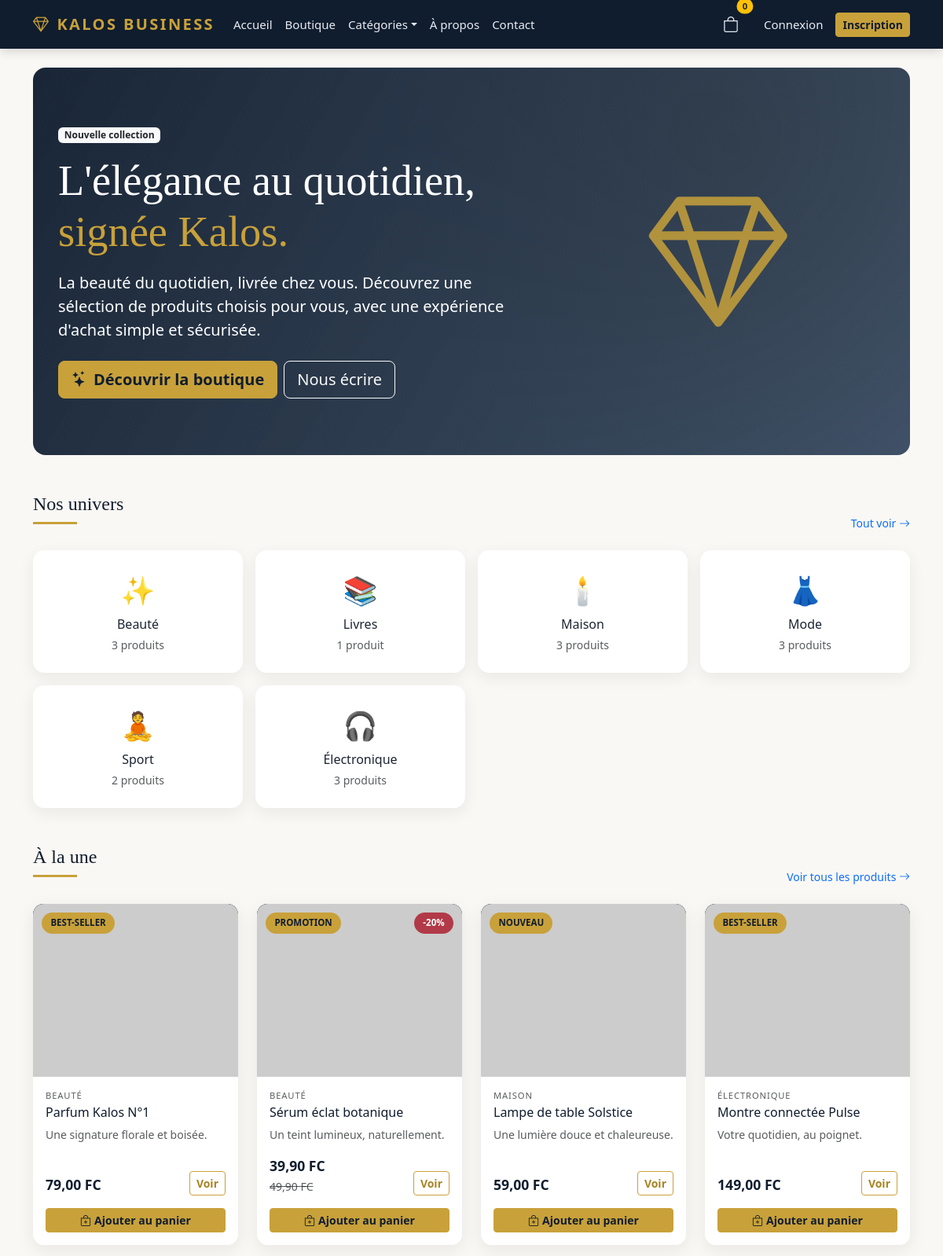
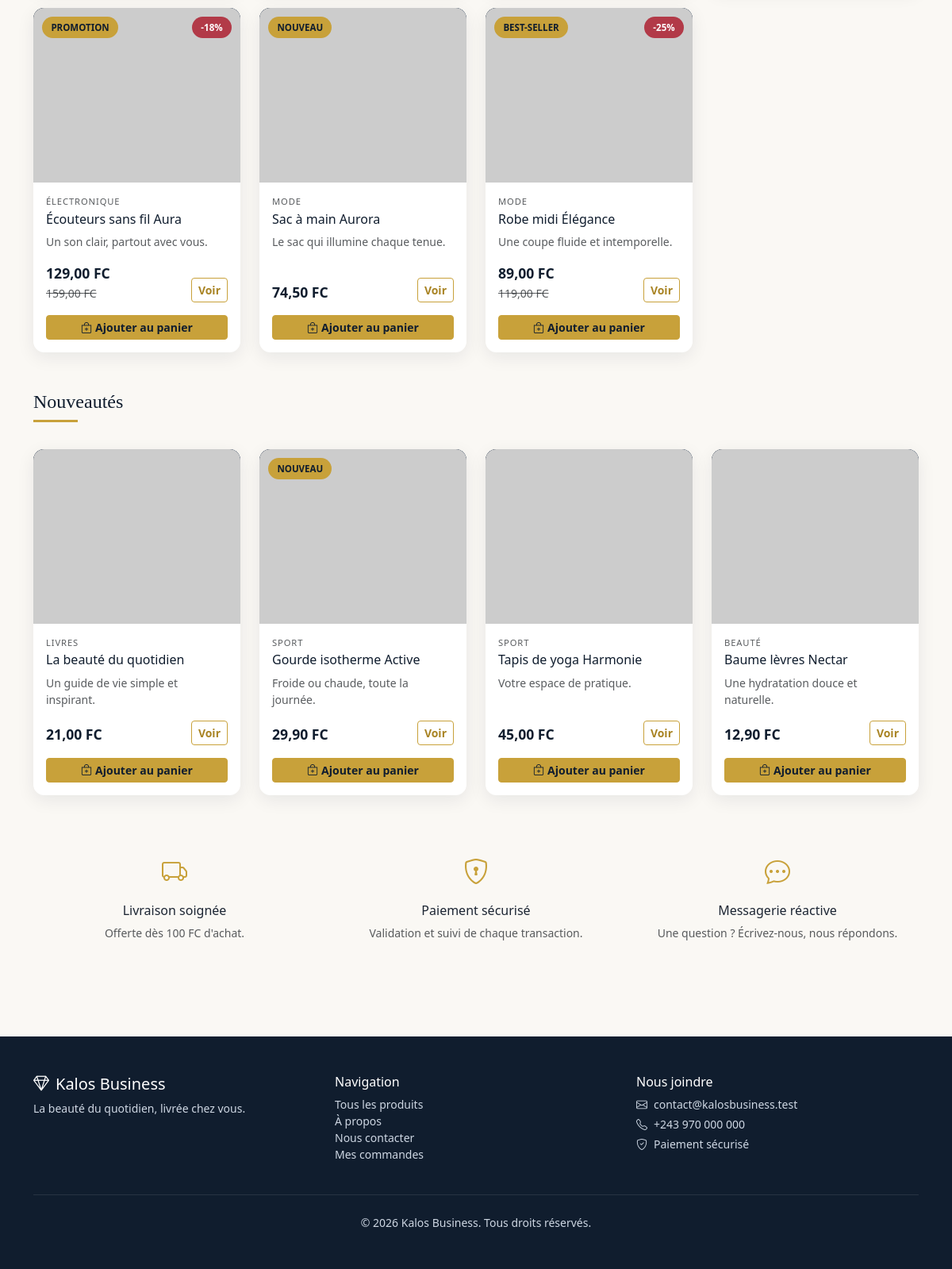
The page / on the database its author committed (2 pictures, top to bottom).
### boutique/models.py (models this page shows, shortened)
class Setting(models.Model):
    key = models.CharField(max_length=64, unique=True)
    value = models.TextField(blank=True)
    updated_at = models.DateTimeField('Modifiée le', auto_now=True)
    class Meta:
        verbose_name = 'Paramètre'
        verbose_name_plural = 'Paramètres'

class Category(models.Model):
    name = models.CharField('Nom', max_length=120, unique=True)
    slug = models.SlugField('Slug', max_length=140, unique=True, blank=True)
    description = models.TextField('Description', blank=True)
    icon = models.CharField('Icône', max_length=32, default='✨', help_text='Emoji affiché sur la carte catégorie.')
    is_active = models.BooleanField('Active', default=True)
    created_at = models.DateTimeField('Créée le', auto_now_add=True)
    class Meta:
        verbose_name = 'Catégorie'
        verbose_name_plural = 'Catégories'
        ordering = ['name']
    @property
    def product_count(self):
        return self.products.filter(is_active=True).count()

class Product(models.Model):
    BADGE_CHOICES = [
        ('', 'Aucun'),
        ('new', 'Nouveau'),
        ('sale', 'Promotion'),
        ('hit', 'Best-seller'),
    ]
    category = models.ForeignKey(
        Category, verbose_name='Catégorie', on_delete=models.PROTECT, related_name='products'
    )
    name = models.CharField('Nom', max_length=180)
    slug = models.SlugField('Slug', max_length=200, unique=True, blank=True)
    short_description = models.CharField('Description courte', max_length=255, blank=True)
    description = models.TextField('Description détaillée', blank=True)
    price = models.DecimalField(
        'Prix', max_digits=10, decimal_places=2, validators=[MinValueValidator(Decimal('0.01'))]
    )
    old_price = models.DecimalField(
        'Ancien prix', max_digits=10, decimal_places=2, null=True, blank=True
    )
    stock = models.PositiveIntegerField('Stock', default=0)
    image_url = models.URLField('URL de l’image', max_length=500, blank=True)
    badge = models.CharField('Badge', max_length=10, choices=BADGE_CHOICES, blank=True)
    is_active = models.BooleanField('Visible', default=True)
    is_featured = models.BooleanField('À la une', default=False)
    created_at = models.DateTimeField('Créé le', auto_now_add=True)
    updated_at = models.DateTimeField('Modifié le', auto_now=True)
    class Meta:
        verbose_name = 'Produit'
        verbose_name_plural = 'Produits'
        ordering = ['-created_at']
        indexes = [models.Index(fields=['is_active', 'is_featured'])]
    def get_absolute_url(self):
        return reverse('product_detail', args=[self.slug])
    @property
    def in_stock(self):
        return self.stock > 0
    @property
    def discount_percent(self):
        if self.old_price and self.old_price > self.price:
            return int(((self.old_price - self.price) / self.old_price) * 100)
        return 0

### boutique/views.py (the view)
# urls.py: path('', views.home, name='home'),
def home(request):
    featured = Product.objects.filter(is_active=True, is_featured=True).select_related('category')[:8]
    latest = Product.objects.filter(is_active=True).exclude(is_featured=True).select_related('category')[:4]
    categories = Category.objects.filter(is_active=True)
    return render(
        request,
        'boutique/home.html',
        {'featured': featured, 'latest': latest, 'categories': categories},
    )

### boutique/templates/boutique/home.html (shortened to what this page needs)
{% extends 'boutique/base.html' %}
{% block content %}
<div class="container">
  <section class="hero-kalos mb-5">
    <div class="row align-items-center">
      <div class="col-lg-7">
        <span class="badge bg-light text-dark mb-3">Nouvelle collection</span>
        <h1 class="mb-3">L'élégance au quotidien, <span class="accent">signée Kalos.</span></h1>
        <p class="lead mb-4">{{ kalos_tagline }} Découvrez une sélection de produits choisis pour vous, avec une expérience d'achat simple et sécurisée.</p>
        <div class="d-flex flex-wrap gap-2">
          <a href="{% url 'catalog' %}" class="btn btn-kalos btn-lg"><i class="bi bi-stars me-2"></i>Découvrir la boutique</a>
          <a href="{% url 'contact' %}" class="btn btn-outline-light btn-lg">Nous écrire</a>
        </div>
      </div>
      <div class="col-lg-5 d-none d-lg-block text-center">
        <div style="font-size:11rem; line-height:1; color:#c8a13a; opacity:.85;"><i class="bi bi-gem"></i></div>
      </div>
    </div>
  </section>
  <section class="mb-5">
    <div class="d-flex justify-content-between align-items-end mb-4">
      <h2 class="section-title h4 mb-0">Nos univers</h2>
      <a href="{% url 'catalog' %}" class="text-decoration-none small">Tout voir <i class="bi bi-arrow-right"></i></a>
    </div>
    <div class="row g-3">
      {% for category in categories %}
        <div class="col-6 col-md-4 col-lg-3">
          <a class="category-card d-block text-center p-4 h-100" href="{% url 'catalog' %}?categorie={{ category.slug }}">
            <div class="category-icon mb-2">{{ category.icon }}</div>
            <h6 class="mb-1">{{ category.name }}</h6>
            <small class="text-muted">{{ category.product_count }} produit{{ category.product_count|pluralize }}</small>
          </a>
        </div>
      {% empty %}
        <div class="col-12"><p class="text-muted">Aucune catégorie pour le moment.</p></div>
      {% endfor %}
    </div>
  </section>
  {% if featured %}
  <section class="mb-5">
    <div class="d-flex justify-content-between align-items-end mb-4">
      <h2 class="section-title h4 mb-0">À la une</h2>
      <a href="{% url 'catalog' %}" class="text-decoration-none small">Voir tous les produits <i class="bi bi-arrow-right"></i></a>
    </div>
    <div class="row g-4">
      {% for product in featured %}
        <div class="col-6 col-md-4 col-lg-3">{% include 'boutique/_product_card.html' %}</div>
      {% endfor %}
    </div>
  </section>
  {% endif %}
  {% if latest %}
  <section class="mb-5">
    <h2 class="section-title h4 mb-4">Nouveautés</h2>
    <div class="row g-4">
      {% for product in latest %}
        <div class="col-6 col-md-4 col-lg-3">{% include 'boutique/_product_card.html' %}</div>
      {% endfor %}
    </div>
  </section>
  {% endif %}
  <section class="row g-4 mb-4">
    <div class="col-md-4 text-center p-4">
      <i class="bi bi-truck fs-2" style="color:#c8a13a;"></i>
      <h6 class="mt-3">Livraison soignée</h6>
      <p class="small text-muted mb-0">Offerte dès 100 {{ kalos_currency }} d'achat.</p>
    </div>
    <div class="col-md-4 text-center p-4">
      <i class="bi bi-shield-lock fs-2" style="color:#c8a13a;"></i>
      <h6 class="mt-3">Paiement sécurisé</h6>
      <p class="small text-muted mb-0">Validation et suivi de chaque transaction.</p>
    </div>
    <div class="col-md-4 text-center p-4">
      <i class="bi bi-chat-dots fs-2" style="color:#c8a13a;"></i>
      <h6 class="mt-3">Messagerie réactive</h6>
      <p class="small text-muted mb-0">Une question ? Écrivez-nous, nous répondons.</p>
    </div>
  </section>
</div>
{% endblock %}

### boutique/templates/boutique/base.html (shortened to what this page needs)
{% load static %}
<!doctype html>
<html lang="fr">
<head>
  <link href="https://cdn.jsdelivr.net/npm/bootstrap@5.3.3/dist/css/bootstrap.min.css" rel="stylesheet">
  <link href="https://cdn.jsdelivr.net/npm/bootstrap-icons@1.11.3/font/bootstrap-icons.min.css" rel="stylesheet">
  <link rel="stylesheet" href="{% static 'kalos.css' %}">
</head>
<body>
<nav class="navbar navbar-expand-lg kalos-navbar sticky-top">
  <div class="container">
    <a class="navbar-brand" href="{% url 'home' %}"><i class="bi bi-gem me-2"></i>{{ kalos_name }}</a>
    <div class="collapse navbar-collapse" id="kalosNav">
      <ul class="navbar-nav me-auto mb-2 mb-lg-0">
        <li class="nav-item"><a class="nav-link" href="{% url 'home' %}">Accueil</a></li>
        <li class="nav-item"><a class="nav-link" href="{% url 'catalog' %}">Boutique</a></li>
        {% if nav_categories %}
          <li class="nav-item dropdown">
            <a class="nav-link dropdown-toggle" href="#" role="button" data-bs-toggle="dropdown">Catégories</a>
          </li>
        {% endif %}
        <li class="nav-item"><a class="nav-link" href="{% url 'about' %}">À propos</a></li>
        <li class="nav-item"><a class="nav-link" href="{% url 'contact' %}">Contact</a></li>
      </ul>
      <ul class="navbar-nav ms-auto align-items-lg-center">
        <li class="nav-item me-lg-3">
          <a class="nav-link position-relative" href="{% url 'cart' %}">
            <i class="bi bi-bag fs-5"></i>
            <span class="position-absolute top-0 start-100 translate-middle badge rounded-pill bg-warning text-dark">
              {{ cart.count|default:0 }}
            </span>
          </a>
        </li>
        {% if user.is_authenticated %}
          {% if user.is_staff %}
            <li class="nav-item me-lg-2">
              <a class="nav-link text-warning fw-semibold" href="{% url 'dashboard' %}">
                <i class="bi bi-speedometer2 me-1"></i>Administration
              </a>
            </li>
          {% endif %}
          <li class="nav-item dropdown">
            <a class="nav-link dropdown-toggle" href="#" role="button" data-bs-toggle="dropdown">
              <i class="bi bi-person-circle me-1"></i>{{ user.username }}
              {% if user.is_staff %}<span class="badge bg-warning text-dark ms-1">Admin</span>{% endif %}
            </a>
            <ul class="dropdown-menu dropdown-menu-dark dropdown-menu-lg-end">
              {% if user.is_staff %}
                <li><a class="dropdown-item" href="{% url 'dashboard' %}"><i class="bi bi-speedometer2 me-2"></i>Tableau de bord</a></li>
                <li><a class="dropdown-item" href="/admin/"><i class="bi bi-gear me-2"></i>Interface Django (superuser)</a></li>
                <li><hr class="dropdown-divider"></li>
              {% endif %}
              <li><a class="dropdown-item" href="{% url 'my_orders' %}"><i class="bi bi-box-seam me-2"></i>Mes commandes</a></li>
              <li><a class="dropdown-item" href="{% url 'contact' %}"><i class="bi bi-envelope me-2"></i>Messagerie</a></li>
              <li><hr class="dropdown-divider"></li>
              <li>
                <form method="post" action="{% url 'logout' %}">
                  {% csrf_token %}
                  <button type="submit" class="dropdown-item"><i class="bi bi-box-arrow-right me-2"></i>Déconnexion</button>
                </form>
              </li>
            </ul>
          </li>
        {% else %}
          <li class="nav-item"><a class="nav-link" href="{% url 'login' %}">Connexion</a></li>
          <li class="nav-item"><a class="btn btn-kalos btn-sm ms-lg-2" href="{% url 'register' %}">Inscription</a></li>
        {% endif %}
      </ul>
    </div>
  </div>
</nav>
<main class="py-4">
  {% block content %}{% endblock %}
</main>
<footer class="kalos-footer mt-5 py-5">
  <div class="container">
    <div class="row gy-4">
      <div class="col-md-4">
        <h5 class="text-white"><i class="bi bi-gem me-2"></i>{{ kalos_name }}</h5>
        <p class="small">{{ kalos_tagline }}</p>
      </div>
      <div class="col-md-4">
        <h6 class="text-white">Navigation</h6>
        <ul class="list-unstyled small">
          <li><a href="{% url 'catalog' %}">Tous les produits</a></li>
          <li><a href="{% url 'about' %}">À propos</a></li>
          <li><a href="{% url 'contact' %}">Nous contacter</a></li>
          <li><a href="{% url 'my_orders' %}">Mes commandes</a></li>
        </ul>
      </div>
      <div class="col-md-4">
        <h6 class="text-white">Nous joindre</h6>
        <p class="small mb-1"><i class="bi bi-envelope me-2"></i>{{ kalos_contact_email }}</p>
        <p class="small mb-1"><i class="bi bi-telephone me-2"></i>{{ kalos_contact_phone }}</p>
        <p class="small"><i class="bi bi-shield-check me-2"></i>Paiement sécurisé</p>
      </div>
    </div>
    <hr class="border-secondary my-4">
    <p class="small text-center mb-0">© {% now "Y" %} {{ kalos_name }}. Tous droits réservés.</p>
  </div>
</footer>
</body>
</html>

### boutique/templates/boutique/_product_card.html (shortened to what this page needs)
<div class="card product-card h-100">
  <div class="product-image">
    <div class="product-placeholder"><span>{{ product.name|first|upper }}</span></div>
    {% if product.image_url %}
      <img src="{{ product.image_url }}" alt="{{ product.name }}" loading="lazy" onerror="this.style.display='none'">
    {% endif %}
    {% if product.badge %}<span class="badge-kalos">{{ product.get_badge_display }}</span>{% endif %}
    {% if product.discount_percent %}<span class="discount-kalos">-{{ product.discount_percent }}%</span>{% endif %}
  </div>
  <div class="card-body d-flex flex-column p-3">
    <small class="text-uppercase text-muted" style="font-size:.7rem; letter-spacing:.08em;">{{ product.category.name }}</small>
    <h6 class="card-title mt-1 mb-2"><a href="{{ product.get_absolute_url }}">{{ product.name }}</a></h6>
    <p class="card-text small text-muted flex-grow-1">{{ product.short_description }}</p>
    <div class="d-flex justify-content-between align-items-end">
      <div>
        <span class="price-kalos">{{ product.price }} {{ kalos_currency }}</span>
        {% if product.old_price %}<br><del class="text-muted small">{{ product.old_price }} {{ kalos_currency }}</del>{% endif %}
      </div>
      <a href="{{ product.get_absolute_url }}" class="btn btn-sm btn-outline-kalos">Voir</a>
    </div>
    {% if product.in_stock %}
      <form method="post" action="{% url 'cart_add' %}" class="mt-3">
        <button type="submit" class="btn btn-kalos btn-sm w-100"><i class="bi bi-bag-plus me-1"></i>Ajouter au panier</button>
      </form>
    {% else %}
      <button class="btn btn-secondary btn-sm w-100 mt-3" disabled>Rupture de stock</button>
    {% endif %}
  </div>
</div>

### rows shown on the page
Setting: value "KALOS BUSINESS", value "Kalos Business"
Setting: value "La beauté du quotidien, livrée chez vous."
Category: icon "✨", name "Beauté", product_count "3"
Category: icon "📚", name "Livres", product_count "1"
Category: icon "🕯️", name "Maison", product_count "3"
Category: icon "👗", name "Mode", product_count "3"
Category: icon "🧘", name "Sport", product_count "2"
Category: icon "🎧", name "Électronique", product_count "3"
Product: badge "BEST-SELLER", category.name "BEAUTÉ", name "Parfum Kalos N°1", short_description "Une signature florale et boisée.", price "79,00"
Setting: value "FC"
Product: badge "PROMOTION", discount_percent "20", category.name "BEAUTÉ", name "Sérum éclat botanique", short_description "Un teint lumineux, naturellement.", price "39,90", old_price "49,90"
Product: badge "NOUVEAU", category.name "MAISON", name "Lampe de table Solstice", short_description "Une lumière douce et chaleureuse.", price "59,00"
Product: badge "BEST-SELLER", category.name "ÉLECTRONIQUE", name "Montre connectée Pulse", short_description "Votre quotidien, au poignet.", price "149,00"
Product: badge "PROMOTION", discount_percent "18", category.name "ÉLECTRONIQUE", name "Écouteurs sans fil Aura", short_description "Un son clair, partout avec vous.", price "129,00", old_price "159,00"
Product: badge "NOUVEAU", category.name "MODE", name "Sac à main Aurora", short_description "Le sac qui illumine chaque tenue.", price "74,50"
Product: badge "BEST-SELLER", discount_percent "25", category.name "MODE", name "Robe midi Élégance", short_description "Une coupe fluide et intemporelle.", price "89,00", old_price "119,00"
Product: category.name "LIVRES", name "La beauté du quotidien", short_description "Un guide de vie simple et inspirant.", price "21,00"
Product: badge "NOUVEAU", category.name "SPORT", name "Gourde isotherme Active", short_description "Froide ou chaude, toute la journée.", price "29,90"
Product: category.name "SPORT", name "Tapis de yoga Harmonie", short_description "Votre espace de pratique.", price "45,00"
Product: category.name "BEAUTÉ", name "Baume lèvres Nectar", short_description "Une hydratation douce et naturelle.", price "12,90"
Setting: value "contact@kalosbusiness.test"
Setting: value "+243 970 000 000"

### other values the page prints
{{ cart.count|default:0 }} "0"
